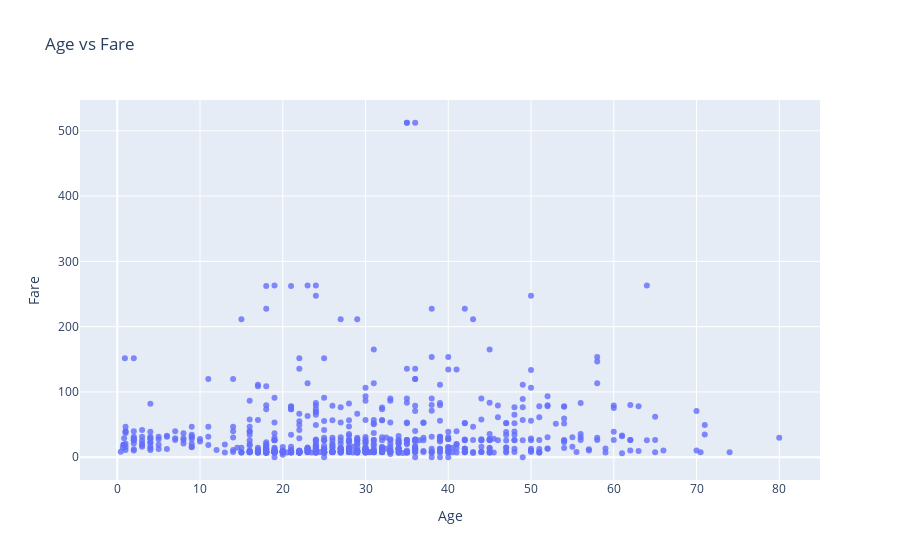

The notebook cell saved with this chart:
### Code cell
fig= px.scatter(df,
            x ='Age',
            y ='Fare',
            title ="Age vs Fare" ,
            labels={'age':'Age of Passenger','fare':'Fare of Passenger'},
            opacity=0.8)

fig.show()

### Figure 1 — Plotly figure (JSON) as saved in the notebook; plotly's stock layout.template omitted (floating-point values rounded to 4 significant figures; data arrays with more than 128 entries replaced by an {"elided": "..."} marker saying what was removed)
{"data": [{"hovertemplate": "Age=%{x}<br>Fare=%{y}<extra></extra>", "legendgroup": "", "marker": {"color": "#636efa", "opacity": 0.8, "symbol": "circle"}, "mode": "markers", "name": "", "orientation": "v", "showlegend": false, "type": "scatter", "x": {"elided": "891 float values"}, "xaxis": "x", "y": {"elided": "891 float values"}, "yaxis": "y"}], "layout": {"legend": {"tracegroupgap": 0}, "title": {"text": "Age vs Fare"}, "xaxis": {"anchor": "y", "domain": [0, 1], "title": {"text": "Age"}}, "yaxis": {"anchor": "x", "domain": [0, 1], "title": {"text": "Fare"}}}}
